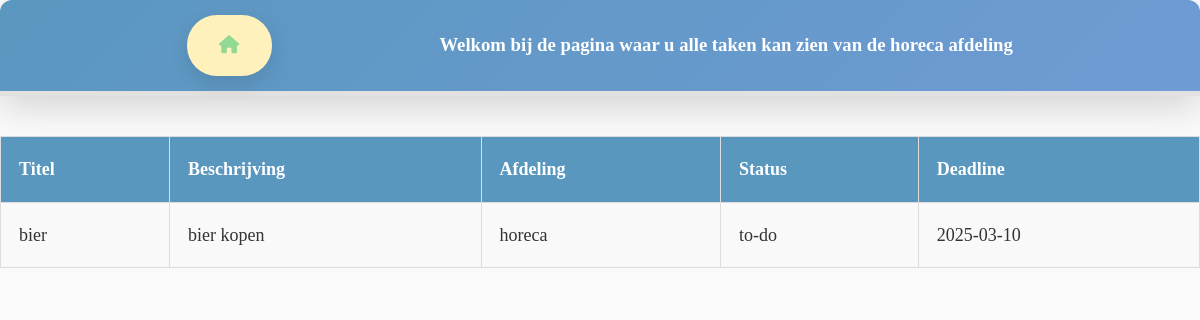
/departments/horeca.php (signed in), run on the app's committed database.
### tables this page shows
CREATE TABLE IF NOT EXISTS `taken` (
  `id` int NOT NULL AUTO_INCREMENT,
  `beschrijving` text NOT NULL,
  `afdeling` varchar(255) NOT NULL,
  `status` varchar(50) DEFAULT 'to-do',
  `title` varchar(50) DEFAULT NULL,
  `deadline` date DEFAULT NULL,
  PRIMARY KEY (`id`)
);

### departments/horeca.php (the view, shortened to what this page needs)
<!DOCTYPE html>
<html lang="en">
<head>
    <link rel="stylesheet" href="../public_html/css/main.css">
    <?php require_once "../resources/views/components/head.php"; ?>
</head>
<body>
    <header>
        <div class="wrapper">
            <div class="alignment">
                <div class="home-icon">
                    <a href="../index.php"><i class="fa-solid fa-house"></i></a>
                </div>
                <div class="header-tekst">
                    <h3>Welkom bij de pagina waar u alle taken kan zien van de horeca afdeling</h3>
                </div>
            </div>
        </div>
    </header>
<?php
    require_once __DIR__.'/../config/conn.php';
    $afdeling = 'horeca';
    $query = "SELECT title, afdeling, beschrijving, status, deadline
              FROM taken
              WHERE afdeling = :afdeling";
    $statement = $conn->prepare($query);
    $statement->bindParam(':afdeling', $afdeling);
    $statement->execute();
    $tasks = $statement->fetchAll(PDO::FETCH_ASSOC);
    ?>
    <table>
            <tr>
                <th>Titel</th>
                <th>Beschrijving</th>
                <th>Afdeling</th>
                <th>Status</th>
                <th>Deadline</th>
            </tr>
        <?php foreach($tasks as $task):  ?>
            <tr>
                <td><p><?php echo($task['title']);?></p></td>
                <td><p><?php echo($task['beschrijving']);?></p></td>
                <td><p><?php echo($task['afdeling']);?></p></td>
                <td><p><?php echo($task['status']);?></p></td>
                <td><p><?php echo($task['deadline']);?></p></td>
            </tr>
        <?php endforeach; ?>
        </table>
</body>
</html>

### public_html/css/main.css (style rules this page uses)
* { margin: 0; padding: 0; box-sizing: border-box; }
body { font-family: 'Lora', serif; background-color: #fafafa; color: #333; line-height: 1.6; font-size: 16px; padding: 0; animation: fadeIn 1.5s ease-out; }
header { background: linear-gradient(135deg, #5a97bf, #6f9bd4); color: white; text-align: center; padding: 15px 20px; position: relative; border-bottom: 5px solid #e1e1e1; box-shadow: 0 12px 35px rgba(0, 0, 0, 0.15); border-radius: 12px 12px 0 0; }
.alignment { display: flex; justify-content: space-evenly; align-items: center; flex-direction: row; }
a { text-decoration: none; font-weight: 700; text-transform: uppercase; letter-spacing: 1px; color: #92d993; padding: 16px 32px; background-color: #fff1bb; border-radius: 30px; display: inline-block; font-size: 18px; transition: all 0.3s ease; box-shadow: 0 8px 20px rgba(0, 0, 0, 0.1); }
table { width: 100%; border-collapse: collapse; margin-top: 40px; }
th, td { padding: 18px; border: 1px solid #ddd; text-align: left; font-size: 18px; }
th { background-color: #5a97bf; color: white; font-weight: bold; }
td { background-color: #f9f9f9; }

### data on the page
taken: title "bier", beschrijving "bier kopen", afdeling "horeca", status "to-do", deadline "2025-03-10"
